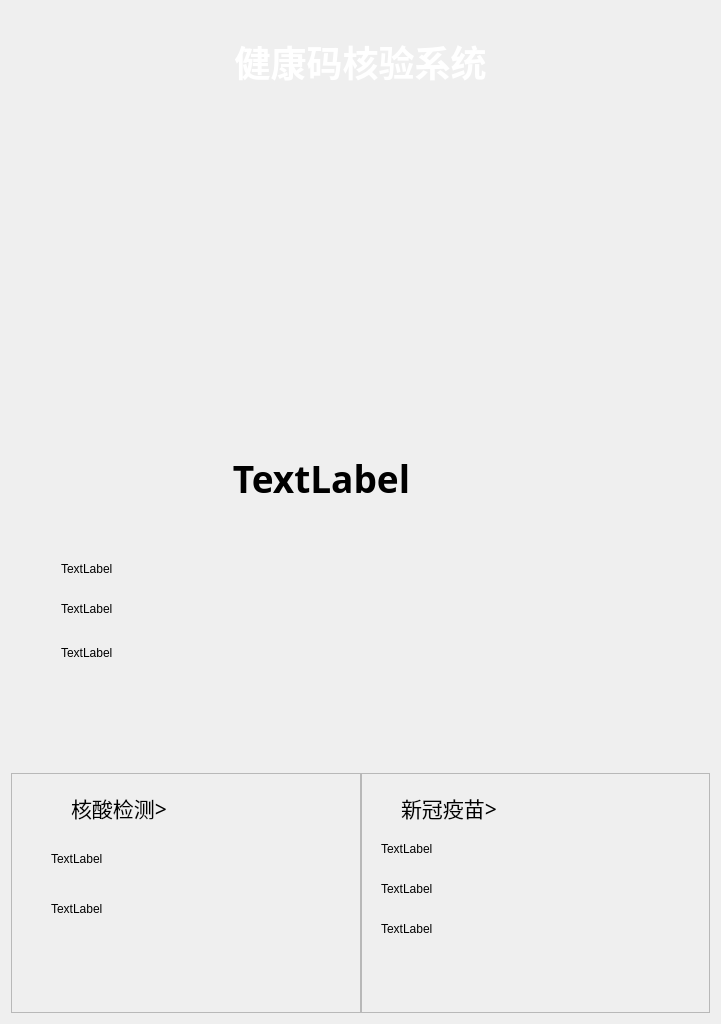
<?xml version="1.0" encoding="UTF-8"?>
<ui version="4.0">
 <class>HealtCode2</class>
 <widget class="QWidget" name="HealtCode2">
  <property name="geometry">
   <rect>
    <x>0</x>
    <y>0</y>
    <width>721</width>
    <height>1024</height>
   </rect>
  </property>
  <property name="windowTitle">
   <string>Form</string>
  </property>
  <property name="styleSheet">
   <string notr="true"/>
  </property>
  <layout class="QVBoxLayout" name="verticalLayout_3">
   <item>
    <widget class="QFrame" name="frameTitle">
     <property name="maximumSize">
      <size>
       <width>16777215</width>
       <height>100</height>
      </size>
     </property>
     <property name="styleSheet">
      <string notr="true">font: bold; font-size:36px; color: rgb(255, 255, 255);</string>
     </property>
     <property name="frameShadow">
      <enum>QFrame::Plain</enum>
     </property>
     <property name="lineWidth">
      <number>0</number>
     </property>
     <layout class="QVBoxLayout" name="verticalLayout">
      <property name="spacing">
       <number>0</number>
      </property>
      <property name="leftMargin">
       <number>0</number>
      </property>
      <property name="topMargin">
       <number>0</number>
      </property>
      <property name="rightMargin">
       <number>0</number>
      </property>
      <property name="bottomMargin">
       <number>0</number>
      </property>
      <item>
       <widget class="QLabel" name="labelTitle">
        <property name="font">
         <font>
          <pointsize>-1</pointsize>
          <weight>75</weight>
          <italic>false</italic>
          <bold>true</bold>
         </font>
        </property>
        <property name="styleSheet">
         <string notr="true">font: bold; font-size:36px; color: rgb(255, 255, 255);</string>
        </property>
        <property name="lineWidth">
         <number>0</number>
        </property>
        <property name="text">
         <string>健康码核验系统</string>
        </property>
        <property name="alignment">
         <set>Qt::AlignCenter</set>
        </property>
       </widget>
      </item>
     </layout>
    </widget>
   </item>
   <item>
    <widget class="QFrame" name="frameMain">
     <property name="frameShape">
      <enum>QFrame::NoFrame</enum>
     </property>
     <property name="frameShadow">
      <enum>QFrame::Plain</enum>
     </property>
     <property name="lineWidth">
      <number>0</number>
     </property>
     <layout class="QVBoxLayout" name="verticalLayout_4">
      <property name="spacing">
       <number>0</number>
      </property>
      <property name="leftMargin">
       <number>0</number>
      </property>
      <property name="topMargin">
       <number>0</number>
      </property>
      <property name="rightMargin">
       <number>0</number>
      </property>
      <property name="bottomMargin">
       <number>0</number>
      </property>
      <item>
       <widget class="QFrame" name="frameInfo">
        <property name="frameShape">
         <enum>QFrame::NoFrame</enum>
        </property>
        <property name="frameShadow">
         <enum>QFrame::Plain</enum>
        </property>
        <property name="lineWidth">
         <number>0</number>
        </property>
        <layout class="QVBoxLayout" name="verticalLayout_2">
         <property name="spacing">
          <number>0</number>
         </property>
         <property name="leftMargin">
          <number>0</number>
         </property>
         <property name="topMargin">
          <number>0</number>
         </property>
         <property name="rightMargin">
          <number>0</number>
         </property>
         <property name="bottomMargin">
          <number>0</number>
         </property>
         <item>
          <widget class="QLabel" name="labelQrcode">
           <property name="enabled">
            <bool>true</bool>
           </property>
           <property name="text">
            <string/>
           </property>
           <property name="pixmap">
            <pixmap>D:/work/project/public/国康码/健康码图/qrcode_green.png</pixmap>
           </property>
           <property name="scaledContents">
            <bool>true</bool>
           </property>
           <property name="alignment">
            <set>Qt::AlignCenter</set>
           </property>
          </widget>
         </item>
         <item>
          <widget class="QFrame" name="frameTemperature">
           <property name="maximumSize">
            <size>
             <width>16777215</width>
             <height>80</height>
            </size>
           </property>
           <property name="frameShape">
            <enum>QFrame::NoFrame</enum>
           </property>
           <property name="frameShadow">
            <enum>QFrame::Plain</enum>
           </property>
           <property name="lineWidth">
            <number>0</number>
           </property>
           <widget class="QLabel" name="labelTemperature">
            <property name="geometry">
             <rect>
              <x>30</x>
              <y>0</y>
              <width>561</width>
              <height>51</height>
             </rect>
            </property>
            <property name="maximumSize">
             <size>
              <width>16777215</width>
              <height>80</height>
             </size>
            </property>
            <property name="font">
             <font>
              <family>Alef</family>
              <pointsize>28</pointsize>
              <weight>75</weight>
              <bold>true</bold>
             </font>
            </property>
            <property name="styleSheet">
             <string notr="true">QFrame{border: 0px;}</string>
            </property>
            <property name="frameShadow">
             <enum>QFrame::Plain</enum>
            </property>
            <property name="lineWidth">
             <number>0</number>
            </property>
            <property name="text">
             <string>TextLabel</string>
            </property>
            <property name="alignment">
             <set>Qt::AlignCenter</set>
            </property>
           </widget>
          </widget>
         </item>
         <item>
          <widget class="QFrame" name="frameIdCard">
           <property name="maximumSize">
            <size>
             <width>16777215</width>
             <height>240</height>
            </size>
           </property>
           <property name="frameShape">
            <enum>QFrame::NoFrame</enum>
           </property>
           <property name="frameShadow">
            <enum>QFrame::Plain</enum>
           </property>
           <property name="lineWidth">
            <number>0</number>
           </property>
           <widget class="QLabel" name="labelName">
            <property name="geometry">
             <rect>
              <x>50</x>
              <y>20</y>
              <width>531</width>
              <height>31</height>
             </rect>
            </property>
            <property name="styleSheet">
             <string notr="true">QFrame{border: 0px;}</string>
            </property>
            <property name="lineWidth">
             <number>0</number>
            </property>
            <property name="text">
             <string>TextLabel</string>
            </property>
           </widget>
           <widget class="QLabel" name="labelIdCard">
            <property name="geometry">
             <rect>
              <x>50</x>
              <y>60</y>
              <width>541</width>
              <height>31</height>
             </rect>
            </property>
            <property name="styleSheet">
             <string notr="true">QFrame{border: 0px;}</string>
            </property>
            <property name="lineWidth">
             <number>0</number>
            </property>
            <property name="text">
             <string>TextLabel</string>
            </property>
           </widget>
           <widget class="QLabel" name="labelCheckDate">
            <property name="geometry">
             <rect>
              <x>50</x>
              <y>100</y>
              <width>541</width>
              <height>40</height>
             </rect>
            </property>
            <property name="styleSheet">
             <string notr="true">QFrame{border: 0px;}</string>
            </property>
            <property name="lineWidth">
             <number>0</number>
            </property>
            <property name="text">
             <string>TextLabel</string>
            </property>
           </widget>
          </widget>
         </item>
        </layout>
       </widget>
      </item>
      <item>
       <widget class="QFrame" name="frameBottom">
        <property name="maximumSize">
         <size>
          <width>16777215</width>
          <height>240</height>
         </size>
        </property>
        <property name="frameShape">
         <enum>QFrame::NoFrame</enum>
        </property>
        <property name="frameShadow">
         <enum>QFrame::Plain</enum>
        </property>
        <property name="lineWidth">
         <number>0</number>
        </property>
        <layout class="QHBoxLayout" name="horizontalLayout">
         <property name="spacing">
          <number>0</number>
         </property>
         <property name="leftMargin">
          <number>0</number>
         </property>
         <property name="topMargin">
          <number>0</number>
         </property>
         <property name="rightMargin">
          <number>0</number>
         </property>
         <property name="bottomMargin">
          <number>0</number>
         </property>
         <item>
          <widget class="QFrame" name="frameLeft">
           <property name="frameShape">
            <enum>QFrame::StyledPanel</enum>
           </property>
           <property name="frameShadow">
            <enum>QFrame::Raised</enum>
           </property>
           <widget class="QLabel" name="label_5">
            <property name="geometry">
             <rect>
              <x>60</x>
              <y>20</y>
              <width>111</width>
              <height>30</height>
             </rect>
            </property>
            <property name="font">
             <font>
              <family>Alef</family>
              <pointsize>16</pointsize>
             </font>
            </property>
            <property name="styleSheet">
             <string notr="true">QFrame{border: 0px;}</string>
            </property>
            <property name="text">
             <string>核酸检测&gt;</string>
            </property>
           </widget>
           <widget class="QLabel" name="labelhsdateflag">
            <property name="geometry">
             <rect>
              <x>40</x>
              <y>70</y>
              <width>221</width>
              <height>31</height>
             </rect>
            </property>
            <property name="styleSheet">
             <string notr="true">QFrame{border: 0px;}</string>
            </property>
            <property name="text">
             <string>TextLabel</string>
            </property>
           </widget>
           <widget class="QLabel" name="labelhschkdate">
            <property name="geometry">
             <rect>
              <x>40</x>
              <y>120</y>
              <width>221</width>
              <height>31</height>
             </rect>
            </property>
            <property name="styleSheet">
             <string notr="true">QFrame{border: 0px;}</string>
            </property>
            <property name="text">
             <string>TextLabel</string>
            </property>
           </widget>
           <widget class="QLabel" name="labelhsIcon">
            <property name="geometry">
             <rect>
              <x>40</x>
              <y>30</y>
              <width>21</width>
              <height>16</height>
             </rect>
            </property>
            <property name="text">
             <string/>
            </property>
            <property name="pixmap">
             <pixmap>../innohi/isc/res/gui/health_xc_red.png</pixmap>
            </property>
            <property name="scaledContents">
             <bool>true</bool>
            </property>
           </widget>
          </widget>
         </item>
         <item>
          <widget class="QFrame" name="frameRight">
           <property name="frameShape">
            <enum>QFrame::StyledPanel</enum>
           </property>
           <property name="frameShadow">
            <enum>QFrame::Raised</enum>
           </property>
           <widget class="QLabel" name="label_7">
            <property name="geometry">
             <rect>
              <x>40</x>
              <y>20</y>
              <width>151</width>
              <height>30</height>
             </rect>
            </property>
            <property name="font">
             <font>
              <family>Alef</family>
              <pointsize>16</pointsize>
             </font>
            </property>
            <property name="styleSheet">
             <string notr="true">QFrame{border: 0px;}</string>
            </property>
            <property name="text">
             <string>新冠疫苗&gt;</string>
            </property>
           </widget>
           <widget class="QLabel" name="labelvaccine">
            <property name="geometry">
             <rect>
              <x>20</x>
              <y>60</y>
              <width>301</width>
              <height>31</height>
             </rect>
            </property>
            <property name="styleSheet">
             <string notr="true">QFrame{border: 0px;}</string>
            </property>
            <property name="text">
             <string>TextLabel</string>
            </property>
           </widget>
           <widget class="QLabel" name="labelvaccinedate">
            <property name="geometry">
             <rect>
              <x>20</x>
              <y>100</y>
              <width>301</width>
              <height>31</height>
             </rect>
            </property>
            <property name="styleSheet">
             <string notr="true">QFrame{border: 0px;}</string>
            </property>
            <property name="text">
             <string>TextLabel</string>
            </property>
           </widget>
           <widget class="QLabel" name="labelvaccDateNum">
            <property name="geometry">
             <rect>
              <x>20</x>
              <y>140</y>
              <width>301</width>
              <height>31</height>
             </rect>
            </property>
            <property name="styleSheet">
             <string notr="true">QFrame{border: 0px;}</string>
            </property>
            <property name="lineWidth">
             <number>0</number>
            </property>
            <property name="text">
             <string>TextLabel</string>
            </property>
           </widget>
           <widget class="QLabel" name="labelvaccIcon">
            <property name="geometry">
             <rect>
              <x>20</x>
              <y>30</y>
              <width>21</width>
              <height>16</height>
             </rect>
            </property>
            <property name="text">
             <string/>
            </property>
            <property name="pixmap">
             <pixmap>../innohi/isc/res/gui/health_xc_red.png</pixmap>
            </property>
            <property name="scaledContents">
             <bool>true</bool>
            </property>
           </widget>
          </widget>
         </item>
        </layout>
       </widget>
      </item>
     </layout>
    </widget>
   </item>
  </layout>
  <widget class="QSplitter" name="splitter">
   <property name="geometry">
    <rect>
     <x>0</x>
     <y>0</y>
     <width>100</width>
     <height>30</height>
    </rect>
   </property>
   <property name="orientation">
    <enum>Qt::Vertical</enum>
   </property>
  </widget>
 </widget>
 <resources/>
 <connections/>
</ui>
